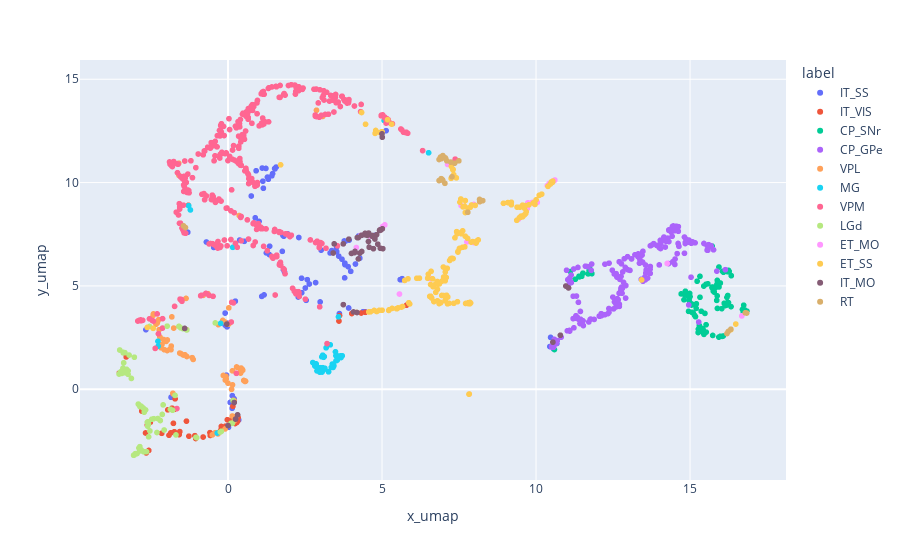

The notebook cell this image was saved under:
### Code cell
UMAP = umap.UMAP(n_components=2,n_neighbors=8, random_state=4, min_dist=0.2)
x_umap=UMAP.fit_transform(x_pca.copy())
figure_df = pd.DataFrame({'x_umap':x_umap[:,0], 'y_umap':x_umap[:,1],'x_tsne':x_embedded[:,0],'y_tsne':x_embedded[:,1],'label':data_2['label'], 'neuron_id':data_2.index.tolist()})
fig=px.scatter(figure_df,x='x_umap',y='y_umap',color='label',color_discrete_sequence=px.colors.qualitative.Plotly+px.colors.qualitative.Antique,hover_data=['neuron_id'])
fig.show()

# dict_num = {0:'unknown',1:'two',2:'one',3:'four',4:'three'}
# umap_df=data[['label_']]
# umap_df['label'] = ['class '+dict_num[i] for i in umap_df['label_']]
# # umap_df['umap_x0']=x_umap[:,0]
# # umap_df['umap_x1']=x_umap[:,1]
# # umap_df['raw_vec32']=list(x_vector)
# # umap_df.to_csv(r'L2-5_IT_neurons.csv',sep=',')
# plt.figure(figsize=(15,15))
# sns.scatterplot(x=x_umap[:,0],y=x_umap[:,1],hue = umap_df['label'],palette='Set1',s=100)
# plt.legend(markerscale=2)


# plt.savefig(r'cell type prediction.png',dpi=300)
